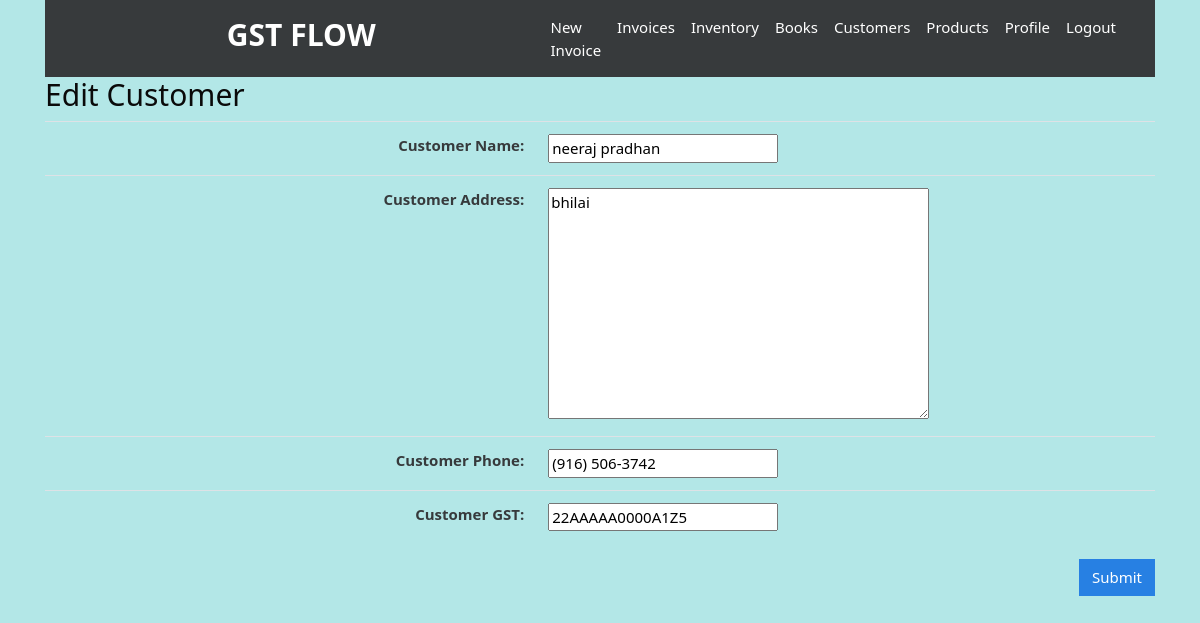
The app's page /customers/edit/1 (signed in) with its own data.
### gstbillingapp/models.py (models this page shows, shortened)
class Customer(models.Model):
    user = models.ForeignKey(User, null=True, blank=True, on_delete=models.SET_NULL)
    customer_name = models.CharField(max_length=200)
    customer_address = models.TextField(max_length=600, blank=True, null=True)
    customer_phone = models.CharField(max_length=14, blank=True, null=True)
    customer_gst = models.CharField(max_length=15, blank=True, null=True)

### gstbillingapp/views.py (the view)
# urls.py: path('customers/edit/<int:customer_id>', views.customer_edit, name='customer_edit'),
@login_required
def customer_edit(request, customer_id):
    customer_obj = get_object_or_404(Customer, user=request.user, id=customer_id)
    if request.method == "POST":
        customer_form = CustomerForm(request.POST, instance=customer_obj)
        if customer_form.is_valid():
            new_customer = customer_form.save()
            return redirect('customers')
    context = {}
    context['customer_form'] = CustomerForm(instance=customer_obj)
    return render(request, 'gstbillingapp/customer_edit.html', context)

### gstbillingapp/forms.py
class CustomerForm(ModelForm):
     class Meta:
         model = Customer
         fields = ['customer_name', 'customer_address', 'customer_phone', 'customer_gst']

### gstbillingapp/templates/gstbillingapp/customer_edit.html (shortened to what this page needs)
{% extends "gstbillingapp/base.html" %}
{% load static %}
{% block content %}
<h2>Edit Customer</h2>
<form method="POST">
	<table class="table">
		<tbody class="two-col-form">
			<tr>
				<th scope="row" class="text-right">Customer Name:</th>
				<td class="form-input-td">{{customer_form.customer_name}}</td>
			</tr>
			<tr>
				<th scope="row" class="text-right">Customer Address:</th>
				<td class="form-input-td">{{customer_form.customer_address}}</td>
			</tr>
			<tr>
				<th scope="row" class="text-right">Customer Phone:</th>
				<td class="form-input-td">{{customer_form.customer_phone}}</td>
			</tr>
			<tr>
				<th scope="row" class="text-right">Customer GST:</th>
				<td class="form-input-td" pattern="([A-Za-z0-9]{15})|(^$)">{{customer_form.customer_gst}}</td>
			</tr>
		</tbody>
	</table>
	<input type="submit" class="btn btn-primary float-right" value="Submit">
</form>
{% endblock %}

### gstbillingapp/static/gstbillingapp/main.css (style rules this page uses)
.two-col-form td, .two-col-form th { width: 25%; }

### records on screen
Customer: customer_name "neeraj pradhan", customer_address "bhilai", customer_phone "(916) 506-3742", customer_gst "22AAAAA0000A1Z5"
